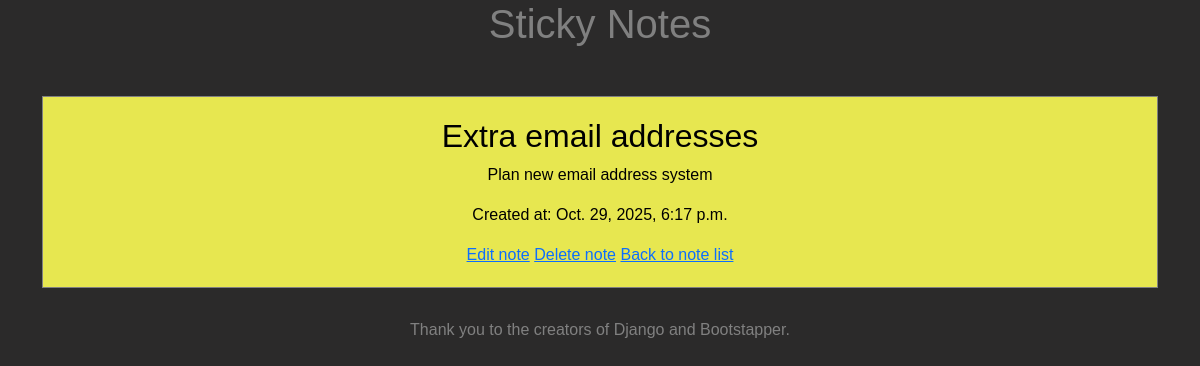
Screenshot of /post/3/ with the database file from the repository.
### posts/models.py (models this page shows, shortened)
class Post(models.Model):
    title = models.CharField(max_length=255)
    content = models.TextField()
    created_at = models.DateTimeField(auto_now_add=True)
    author = models.ForeignKey(
        "Author", on_delete=models.CASCADE, null=True, blank=True)

### posts/views.py (the view)
# urls.py: path("post/<int:pk>/", post_detail, name="post_detail"),
def post_detail(request, pk):
    post = get_object_or_404(Post, pk=pk)
    return render(request, "posts/post_detail.html", {"post": post})

### posts/templates/posts/post_detail.html (shortened to what this page needs)
{% extends 'base.html' %}
{% block content %}
<div class="container mt-5">
    <div class="row">
        <div class="col-md-12">
            <div class="block">
                <h2>
                    {{ post.title }}
                </h2>
                <p>
                    {{ post.content }}
                </p>
                <p>
                    Created at: {{ post.created_at }}
                </p>
                <a href="{% url 'post_update' pk=post.pk %}">Edit note</a>
                <a href="{% url 'post_delete' pk=post.pk %}">Delete note</a>
                <a href="{% url 'post_list' %}">Back to note list</a>
            </div>
        </div>
    </div>
</div>
{% endblock %}

### posts/static/posts/styles.css (style rules this page uses)
body { color: grey; background-color: rgb(43, 42, 42); font-family: "Arial", sans-serif; text-align: center; }
.block { background-color: rgb(231, 231, 80); color: black; border: 1px solid grey; padding: 20px; margin-bottom: 30px; text-align: center; }

### rows the page displays
Post: title "Extra email addresses", content "Plan new email address system", created_at "Oct. 29, 2025, 6:17 p.m."
